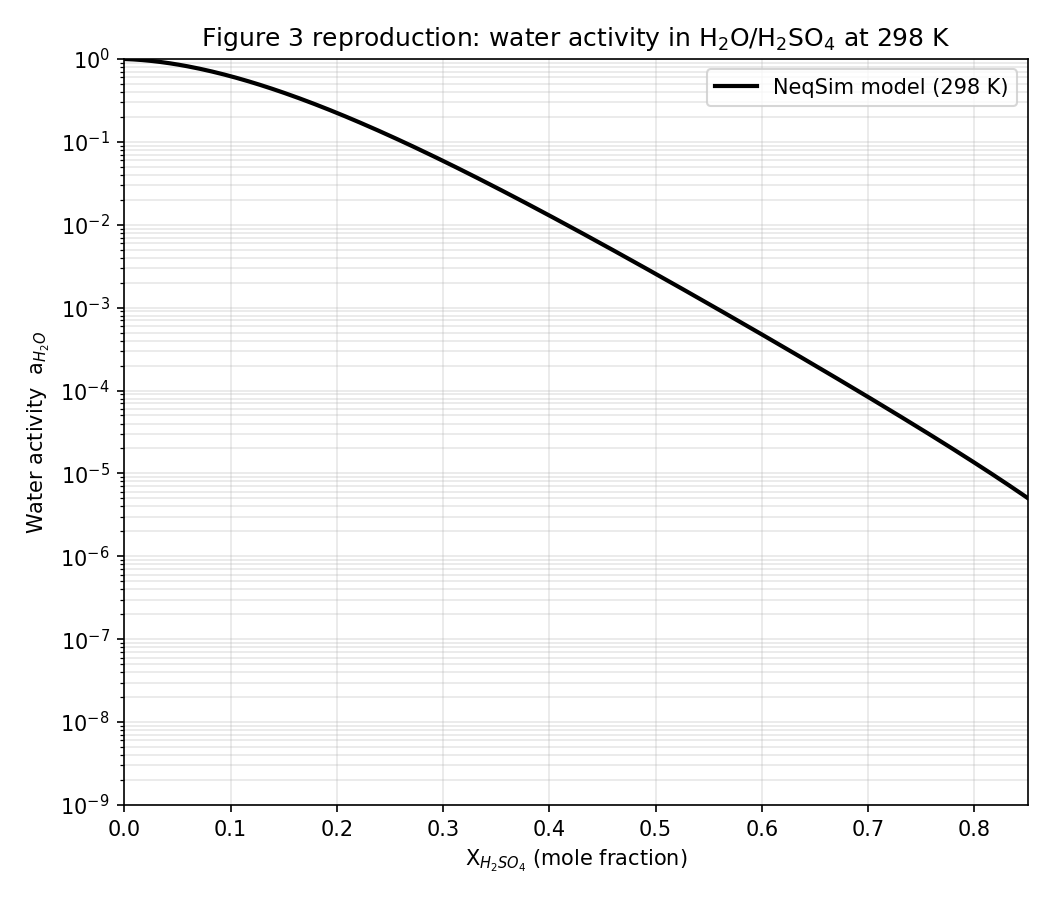

Reproduce this figure in Python.
"""Validation of Figure 3 of Taleb, Ponche & Mirabel (1996).

Reproduces the predicted water activity a_H2O = gamma_H2O * x_H2O in the binary
water - sulfuric acid system at 298 K, plotted against the sulfuric acid mole
fraction on a logarithmic axis spanning roughly 1e-9 to 1.
"""
import numpy as np
import matplotlib.pyplot as plt

from _neqsim_model import water_activity_from_mole_fraction

TEMPERATURE = 298.0  # K


def main():
    x_sulfuric = np.linspace(0.0, 0.85, 300)
    activity = np.array([
        water_activity_from_mole_fraction(x, TEMPERATURE) for x in x_sulfuric
    ])

    fig, ax = plt.subplots(figsize=(7, 6))
    ax.semilogy(x_sulfuric, activity, "k-", lw=2, label="NeqSim model (298 K)")
    ax.set_xlabel("X$_{H_2SO_4}$ (mole fraction)")
    ax.set_ylabel("Water activity  a$_{H_2O}$")
    ax.set_xlim(0, 0.85)
    ax.set_ylim(1e-9, 1.0)
    ax.set_title(
        "Figure 3 reproduction: water activity in H$_2$O/H$_2$SO$_4$ at 298 K")
    ax.grid(True, which="both", alpha=0.3)
    ax.legend()
    fig.tight_layout()
    out = "validate_fig3_water_activity.png"
    fig.savefig(out, dpi=150)
    print(f"saved {out}")

    for x in [0.1, 0.3, 0.5, 0.7]:
        print(
            f"x_H2SO4={x:.1f}: a_H2O={water_activity_from_mole_fraction(x, TEMPERATURE):.3e}")


if __name__ == "__main__":
    main()
